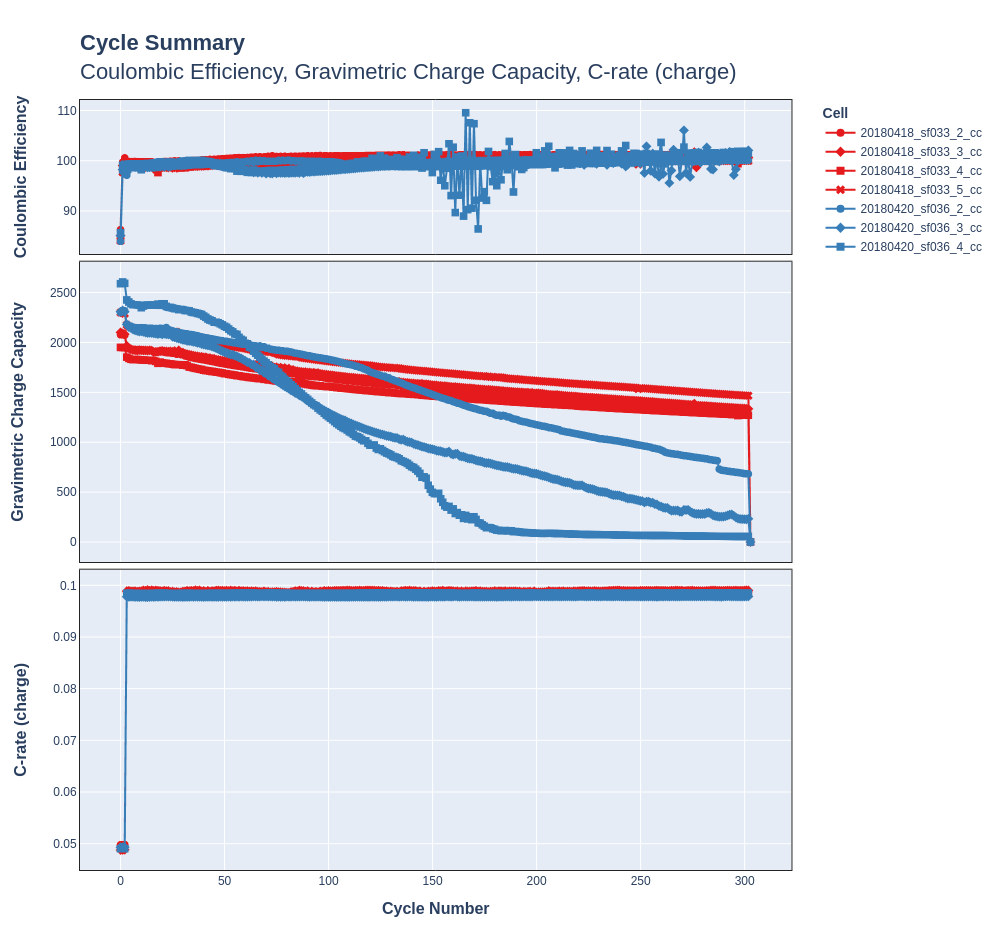

This figure's notebook cell:
### Markdown cell above
To get a visual overview over all cells in your cellpy batch object, we can use the convenient `b.plot()` function. This plots the charge capacity, coulombic efficiency and resistance vs. cycle number. Setting `rate=True` adds a plot of C-rates.

### Code cell
b.plot(rate=True)

### Figure 1 — Plotly figure (JSON) as saved in the notebook; plotly's stock layout.template omitted (floating-point values rounded to 4 significant figures; data arrays with more than 128 entries replaced by an {"elided": "..."} marker saying what was removed)
{"data": [{"hovertemplate": "20180418_sf033_2_cc<br>Group=1<br>Sub-group=1<br>Variable=coulombic_efficiency<br>Cycle number=%{x}<br>Value=%{y}<extra></extra>", "legendgroup": "1", "line": {"color": "rgb(228,26,28)", "dash": "solid"}, "marker": {"size": 8, "symbol": "circle"}, "mode": "lines+markers", "name": "20180418_sf033_2_cc", "showlegend": true, "x": {"elided": "304 int values"}, "xaxis": "x3", "y": {"elided": "304 float values"}, "yaxis": "y3", "type": "scattergl"}, {"hovertemplate": "20180418_sf033_3_cc<br>Group=1<br>Sub-group=2<br>Variable=coulombic_efficiency<br>Cycle number=%{x}<br>Value=%{y}<extra></extra>", "legendgroup": "1", "line": {"color": "rgb(228,26,28)", "dash": "solid"}, "marker": {"size": 8, "symbol": "diamond"}, "mode": "lines+markers", "name": "20180418_sf033_3_cc", "showlegend": true, "x": {"elided": "304 int values"}, "xaxis": "x3", "y": {"elided": "304 float values"}, "yaxis": "y3", "type": "scattergl"}, {"hovertemplate": "20180418_sf033_4_cc<br>Group=1<br>Sub-group=3<br>Variable=coulombic_efficiency<br>Cycle number=%{x}<br>Value=%{y}<extra></extra>", "legendgroup": "1", "line": {"color": "rgb(228,26,28)", "dash": "solid"}, "marker": {"size": 8, "symbol": "square"}, "mode": "lines+markers", "name": "20180418_sf033_4_cc", "showlegend": true, "x": {"elided": "304 int values"}, "xaxis": "x3", "y": {"elided": "304 float values"}, "yaxis": "y3", "type": "scattergl"}, {"hovertemplate": "20180418_sf033_5_cc<br>Group=1<br>Sub-group=4<br>Variable=coulombic_efficiency<br>Cycle number=%{x}<br>Value=%{y}<extra></extra>", "legendgroup": "1", "line": {"color": "rgb(228,26,28)", "dash": "solid"}, "marker": {"size": 8, "symbol": "x"}, "mode": "lines+markers", "name": "20180418_sf033_5_cc", "showlegend": true, "x": {"elided": "304 int values"}, "xaxis": "x3", "y": {"elided": "304 float values"}, "yaxis": "y3", "type": "scattergl"}, {"hovertemplate": "20180420_sf036_2_cc<br>Group=2<br>Sub-group=1<br>Variable=coulombic_efficiency<br>Cycle number=%{x}<br>Value=%{y}<extra></extra>", "legendgroup": "2", "line": {"color": "rgb(55,126,184)", "dash": "solid"}, "marker": {"size": 8, "symbol": "circle"}, "mode": "lines+markers", "name": "20180420_sf036_2_cc", "showlegend": true, "x": {"elided": "304 int values"}, "xaxis": "x3", "y": {"elided": "304 float values"}, "yaxis": "y3", "type": "scattergl"}, {"hovertemplate": "20180420_sf036_3_cc<br>Group=2<br>Sub-group=2<br>Variable=coulombic_efficiency<br>Cycle number=%{x}<br>Value=%{y}<extra></extra>", "legendgroup": "2", "line": {"color": "rgb(55,126,184)", "dash": "solid"}, "marker": {"size": 8, "symbol": "diamond"}, "mode": "lines+markers", "name": "20180420_sf036_3_cc", "showlegend": true, "x": {"elided": "304 int values"}, "xaxis": "x3", "y": {"elided": "304 float values"}, "yaxis": "y3", "type": "scattergl"}, {"hovertemplate": "20180420_sf036_4_cc<br>Group=2<br>Sub-group=3<br>Variable=coulombic_efficiency<br>Cycle number=%{x}<br>Value=%{y}<extra></extra>", "legendgroup": "2", "line": {"color": "rgb(55,126,184)", "dash": "solid"}, "marker": {"size": 8, "symbol": "square"}, "mode": "lines+markers", "name": "20180420_sf036_4_cc", "showlegend": true, "x": {"elided": "304 int values"}, "xaxis": "x3", "y": {"elided": "304 float values"}, "yaxis": "y3", "type": "scattergl"}, {"hovertemplate": "20180418_sf033_2_cc<br>Group=1<br>Sub-group=1<br>Variable=charge_capacity_gravimetric<br>Cycle number=%{x}<br>Value=%{y}<extra></extra>", "legendgroup": "1", "line": {"color": "rgb(228,26,28)", "dash": "solid"}, "marker": {"size": 8, "symbol": "circle"}, "mode": "lines+markers", "name": "20180418_sf033_2_cc", "showlegend": false, "x": {"elided": "304 int values"}, "xaxis": "x2", "y": {"elided": "304 float values"}, "yaxis": "y2", "type": "scattergl"}, {"hovertemplate": "20180418_sf033_3_cc<br>Group=1<br>Sub-group=2<br>Variable=charge_capacity_gravimetric<br>Cycle number=%{x}<br>Value=%{y}<extra></extra>", "legendgroup": "1", "line": {"color": "rgb(228,26,28)", "dash": "solid"}, "marker": {"size": 8, "symbol": "diamond"}, "mode": "lines+markers", "name": "20180418_sf033_3_cc", "showlegend": false, "x": {"elided": "304 int values"}, "xaxis": "x2", "y": {"elided": "304 float values"}, "yaxis": "y2", "type": "scattergl"}, {"hovertemplate": "20180418_sf033_4_cc<br>Group=1<br>Sub-group=3<br>Variable=charge_capacity_gravimetric<br>Cycle number=%{x}<br>Value=%{y}<extra></extra>", "legendgroup": "1", "line": {"color": "rgb(228,26,28)", "dash": "solid"}, "marker": {"size": 8, "symbol": "square"}, "mode": "lines+markers", "name": "20180418_sf033_4_cc", "showlegend": false, "x": {"elided": "304 int values"}, "xaxis": "x2", "y": {"elided": "304 float values"}, "yaxis": "y2", "type": "scattergl"}, {"hovertemplate": "20180418_sf033_5_cc<br>Group=1<br>Sub-group=4<br>Variable=charge_capacity_gravimetric<br>Cycle number=%{x}<br>Value=%{y}<extra></extra>", "legendgroup": "1", "line": {"color": "rgb(228,26,28)", "dash": "solid"}, "marker": {"size": 8, "symbol": "x"}, "mode": "lines+markers", "name": "20180418_sf033_5_cc", "showlegend": false, "x": {"elided": "304 int values"}, "xaxis": "x2", "y": {"elided": "304 float values"}, "yaxis": "y2", "type": "scattergl"}, {"hovertemplate": "20180420_sf036_2_cc<br>Group=2<br>Sub-group=1<br>Variable=charge_capacity_gravimetric<br>Cycle number=%{x}<br>Value=%{y}<extra></extra>", "legendgroup": "2", "line": {"color": "rgb(55,126,184)", "dash": "solid"}, "marker": {"size": 8, "symbol": "circle"}, "mode": "lines+markers", "name": "20180420_sf036_2_cc", "showlegend": false, "x": {"elided": "304 int values"}, "xaxis": "x2", "y": {"elided": "304 float values"}, "yaxis": "y2", "type": "scattergl"}, {"hovertemplate": "20180420_sf036_3_cc<br>Group=2<br>Sub-group=2<br>Variable=charge_capacity_gravimetric<br>Cycle number=%{x}<br>Value=%{y}<extra></extra>", "legendgroup": "2", "line": {"color": "rgb(55,126,184)", "dash": "solid"}, "marker": {"size": 8, "symbol": "diamond"}, "mode": "lines+markers", "name": "20180420_sf036_3_cc", "showlegend": false, "x": {"elided": "304 int values"}, "xaxis": "x2", "y": {"elided": "304 float values"}, "yaxis": "y2", "type": "scattergl"}, {"hovertemplate": "20180420_sf036_4_cc<br>Group=2<br>Sub-group=3<br>Variable=charge_capacity_gravimetric<br>Cycle number=%{x}<br>Value=%{y}<extra></extra>", "legendgroup": "2", "line": {"color": "rgb(55,126,184)", "dash": "solid"}, "marker": {"size": 8, "symbol": "square"}, "mode": "lines+markers", "name": "20180420_sf036_4_cc", "showlegend": false, "x": {"elided": "304 int values"}, "xaxis": "x2", "y": {"elided": "304 float values"}, "yaxis": "y2", "type": "scattergl"}, {"hovertemplate": "20180418_sf033_2_cc<br>Group=1<br>Sub-group=1<br>Variable=charge_c_rate<br>Cycle number=%{x}<br>Value=%{y}<extra></extra>", "legendgroup": "1", "line": {"color": "rgb(228,26,28)", "dash": "solid"}, "marker": {"size": 8, "symbol": "circle"}, "mode": "lines+markers", "name": "20180418_sf033_2_cc", "showlegend": false, "x": {"elided": "304 int values"}, "xaxis": "x", "y": {"elided": "304 float values"}, "yaxis": "y", "type": "scattergl"}, {"hovertemplate": "20180418_sf033_3_cc<br>Group=1<br>Sub-group=2<br>Variable=charge_c_rate<br>Cycle number=%{x}<br>Value=%{y}<extra></extra>", "legendgroup": "1", "line": {"color": "rgb(228,26,28)", "dash": "solid"}, "marker": {"size": 8, "symbol": "diamond"}, "mode": "lines+markers", "name": "20180418_sf033_3_cc", "showlegend": false, "x": {"elided": "304 int values"}, "xaxis": "x", "y": {"elided": "304 float values"}, "yaxis": "y", "type": "scattergl"}, {"hovertemplate": "20180418_sf033_4_cc<br>Group=1<br>Sub-group=3<br>Variable=charge_c_rate<br>Cycle number=%{x}<br>Value=%{y}<extra></extra>", "legendgroup": "1", "line": {"color": "rgb(228,26,28)", "dash": "solid"}, "marker": {"size": 8, "symbol": "square"}, "mode": "lines+markers", "name": "20180418_sf033_4_cc", "showlegend": false, "x": {"elided": "304 int values"}, "xaxis": "x", "y": {"elided": "304 float values"}, "yaxis": "y", "type": "scattergl"}, {"hovertemplate": "20180418_sf033_5_cc<br>Group=1<br>Sub-group=4<br>Variable=charge_c_rate<br>Cycle number=%{x}<br>Value=%{y}<extra></extra>", "legendgroup": "1", "line": {"color": "rgb(228,26,28)", "dash": "solid"}, "marker": {"size": 8, "symbol": "x"}, "mode": "lines+markers", "name": "20180418_sf033_5_cc", "showlegend": false, "x": {"elided": "304 int values"}, "xaxis": "x", "y": {"elided": "304 float values"}, "yaxis": "y", "type": "scattergl"}, {"hovertemplate": "20180420_sf036_2_cc<br>Group=2<br>Sub-group=1<br>Variable=charge_c_rate<br>Cycle number=%{x}<br>Value=%{y}<extra></extra>", "legendgroup": "2", "line": {"color": "rgb(55,126,184)", "dash": "solid"}, "marker": {"size": 8, "symbol": "circle"}, "mode": "lines+markers", "name": "20180420_sf036_2_cc", "showlegend": false, "x": {"elided": "304 int values"}, "xaxis": "x", "y": {"elided": "304 float values"}, "yaxis": "y", "type": "scattergl"}, {"hovertemplate": "20180420_sf036_3_cc<br>Group=2<br>Sub-group=2<br>Variable=charge_c_rate<br>Cycle number=%{x}<br>Value=%{y}<extra></extra>", "legendgroup": "2", "line": {"color": "rgb(55,126,184)", "dash": "solid"}, "marker": {"size": 8, "symbol": "diamond"}, "mode": "lines+markers", "name": "20180420_sf036_3_cc", "showlegend": false, "x": {"elided": "304 int values"}, "xaxis": "x", "y": {"elided": "304 float values"}, "yaxis": "y", "type": "scattergl"}, {"hovertemplate": "20180420_sf036_4_cc<br>Group=2<br>Sub-group=3<br>Variable=charge_c_rate<br>Cycle number=%{x}<br>Value=%{y}<extra></extra>", "legendgroup": "2", "line": {"color": "rgb(55,126,184)", "dash": "solid"}, "marker": {"size": 8, "symbol": "square"}, "mode": "lines+markers", "name": "20180420_sf036_4_cc", "showlegend": false, "x": {"elided": "304 int values"}, "xaxis": "x", "y": {"elided": "304 float values"}, "yaxis": "y", "type": "scattergl"}], "layout": {"annotations": [{"font": {}, "showarrow": false, "text": "", "textangle": 90, "x": 0.98, "xanchor": "left", "xref": "paper", "y": 0.1567, "yanchor": "middle", "yref": "paper"}, {"font": {}, "showarrow": false, "text": "", "textangle": 90, "x": 0.98, "xanchor": "left", "xref": "paper", "y": 0.5, "yanchor": "middle", "yref": "paper"}, {"font": {}, "showarrow": false, "text": "", "textangle": 90, "x": 0.98, "xanchor": "left", "xref": "paper", "y": 0.8433, "yanchor": "middle", "yref": "paper"}], "height": 950, "legend": {"orientation": "v", "title": {"text": "<b>Cell</b>"}, "tracegroupgap": 0}, "showlegend": true, "title": {"text": "<b>Cycle Summary</b><br>Coulombic Efficiency, Gravimetric Charge Capacity, C-rate (charge)"}, "width": 1000, "xaxis": {"anchor": "y", "domain": [0.0, 0.98], "title": {"text": "<b>Cycle Number</b>"}}, "xaxis2": {"anchor": "y2", "domain": [0.0, 0.98], "matches": "x", "showticklabels": false}, "xaxis3": {"anchor": "y3", "domain": [0.0, 0.98], "matches": "x", "showticklabels": false}, "yaxis": {"anchor": "x", "autorange": true, "domain": [0.0, 0.39], "title": {"text": "<b>C-rate (charge)</b>"}}, "yaxis2": {"anchor": "x2", "autorange": true, "domain": [0.4, 0.79], "title": {"text": "<b>Gravimetric Charge Capacity</b>"}}, "yaxis3": {"anchor": "x3", "autorange": true, "domain": [0.8, 1.0], "title": {"text": "<b>Coulombic Efficiency</b>"}}}}
